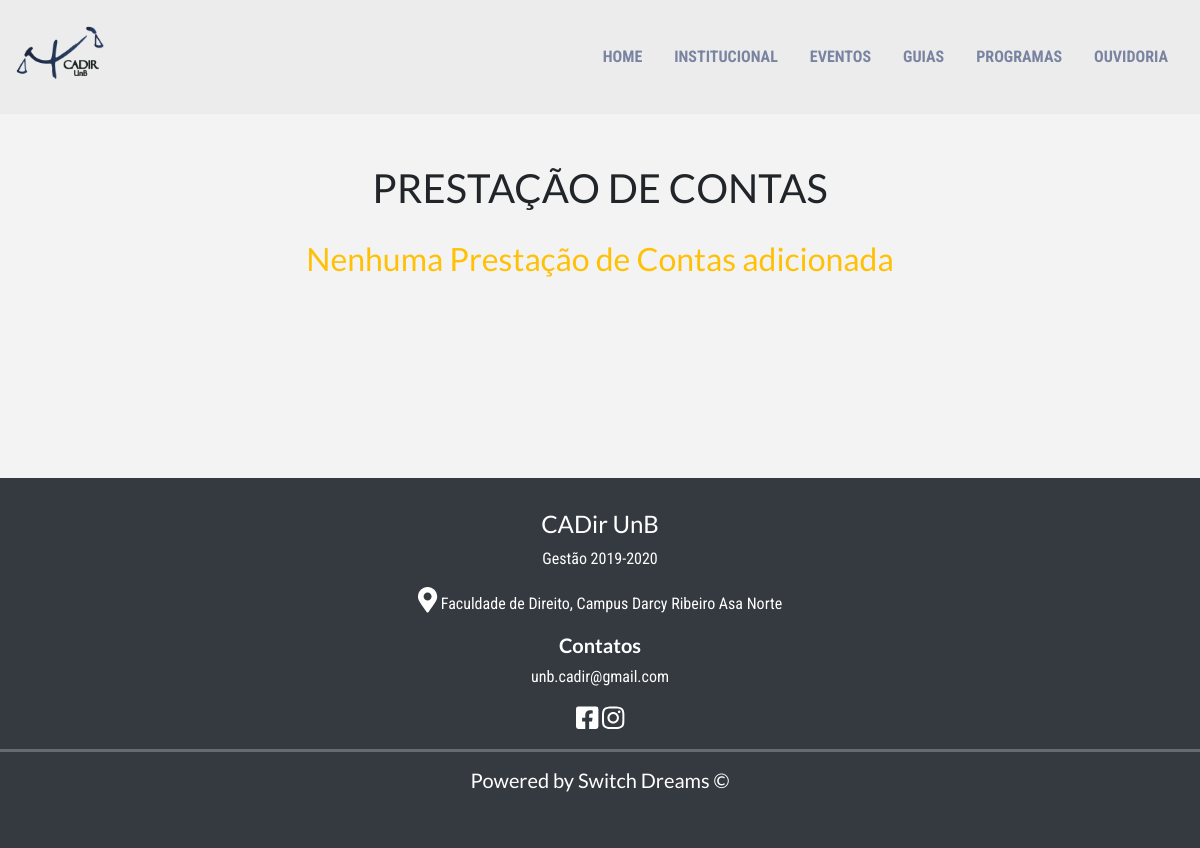
Before: /institucional/prestacao_conta with the older database file.
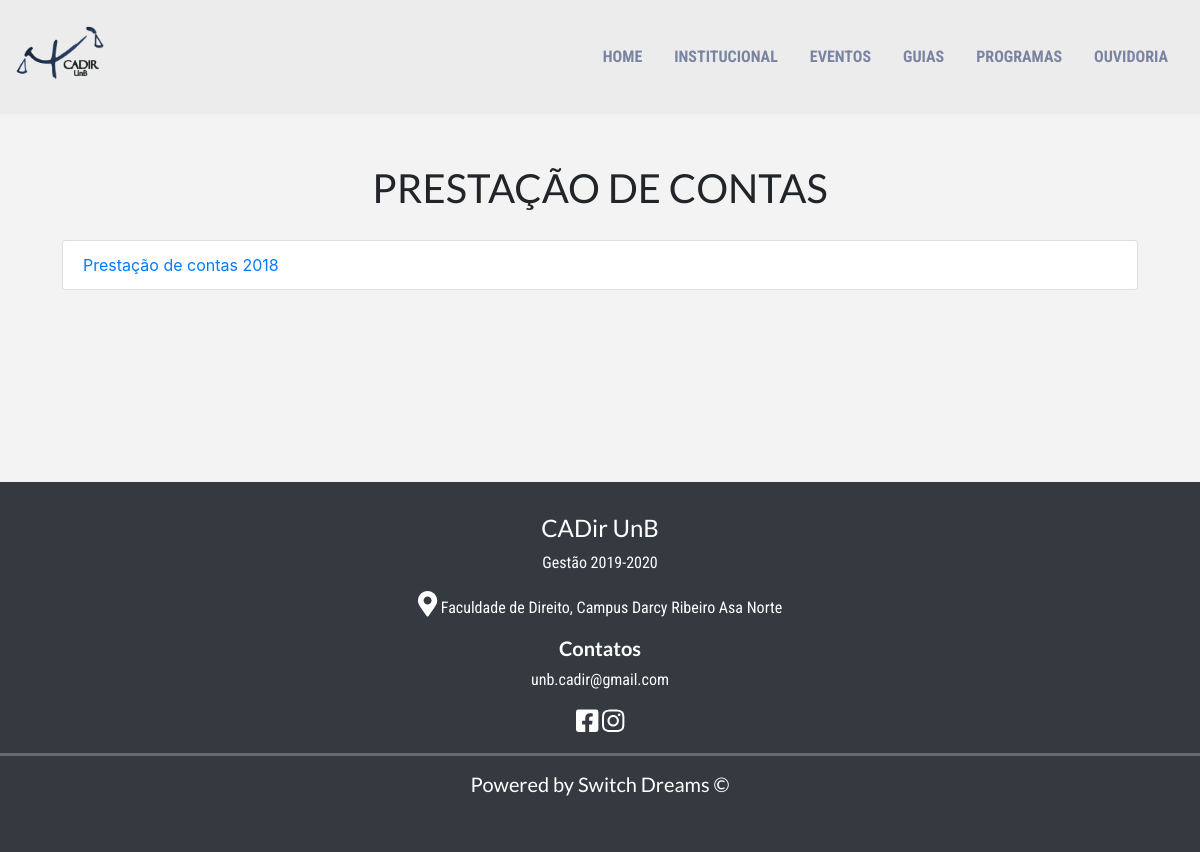
After: the same page with the newer database file.
### institucional/models.py (models this page shows, shortened)
class PrestacaoDeContas(models.Model):
    nome = models.CharField('Nome', max_length=60, help_text='Nome que aparecerá no site(Institucional)')
    file = models.FileField('Arquivo', upload_to='prestacao_de_contas_pdf')
    class Meta:
        verbose_name_plural = "Prestações de Conta"
        verbose_name = "Prestação de conta"

### institucional/views.py (the view)
# urls.py: path('prestacao_conta', views.contas, name='institucional_contas'),
def contas(request):
    template_name = 'institucional_contas.html'
    context = {
        'Contas': PrestacaoDeContas.objects.all()
    }
    return render(request, template_name, context)

### institucional/templates/institucional_contas.html
{% extends 'base.html' %}
{% load static %}
{% block content %}
    <div class="container padding">
        <div class="jumbotron">
            <h1 class="text-center"> Prestação de Contas</h1>
            <div class="list-group">
                {% if Contas %}
                    {% for conta in Contas %}
                        <a href="{% get_media_prefix %}{{ conta.file }}" target="_blank"
                           class="list-group-item list-group-item-action">
                            <span class="text-primary"> {{ conta.nome }} </span>
                        </a>
                    {% endfor %}
                {% else %}
                    <h2 class="text-center text-warning"> Nenhuma Prestação de Contas adicionada</h2>
                {% endif %}
            </div>
        </div>
    </div>
{% endblock %}

Changed rows visible on the page:
added PrestacaoDeContas: nome "Prestação de contas 2018"
Other visible differences:
text no longer shown: "Nenhuma Prestação de Contas adicionada"
